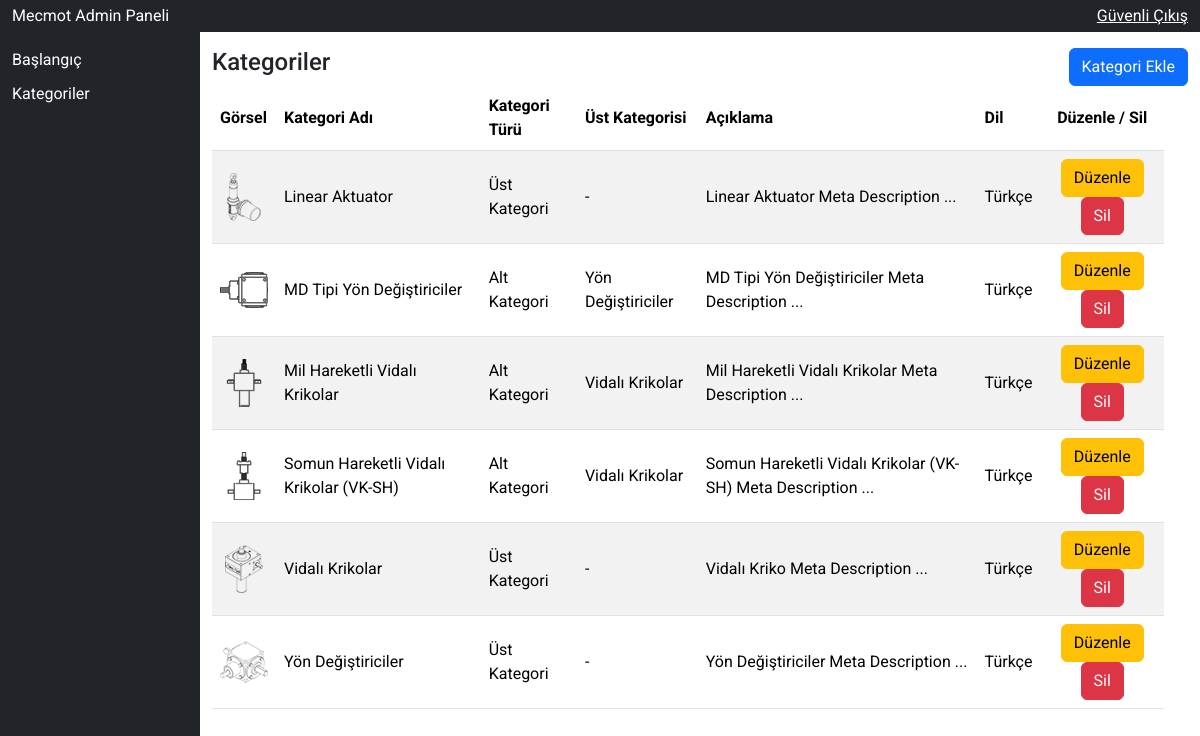
Before: /admin/kategoriler.php (signed in) with the older database file.
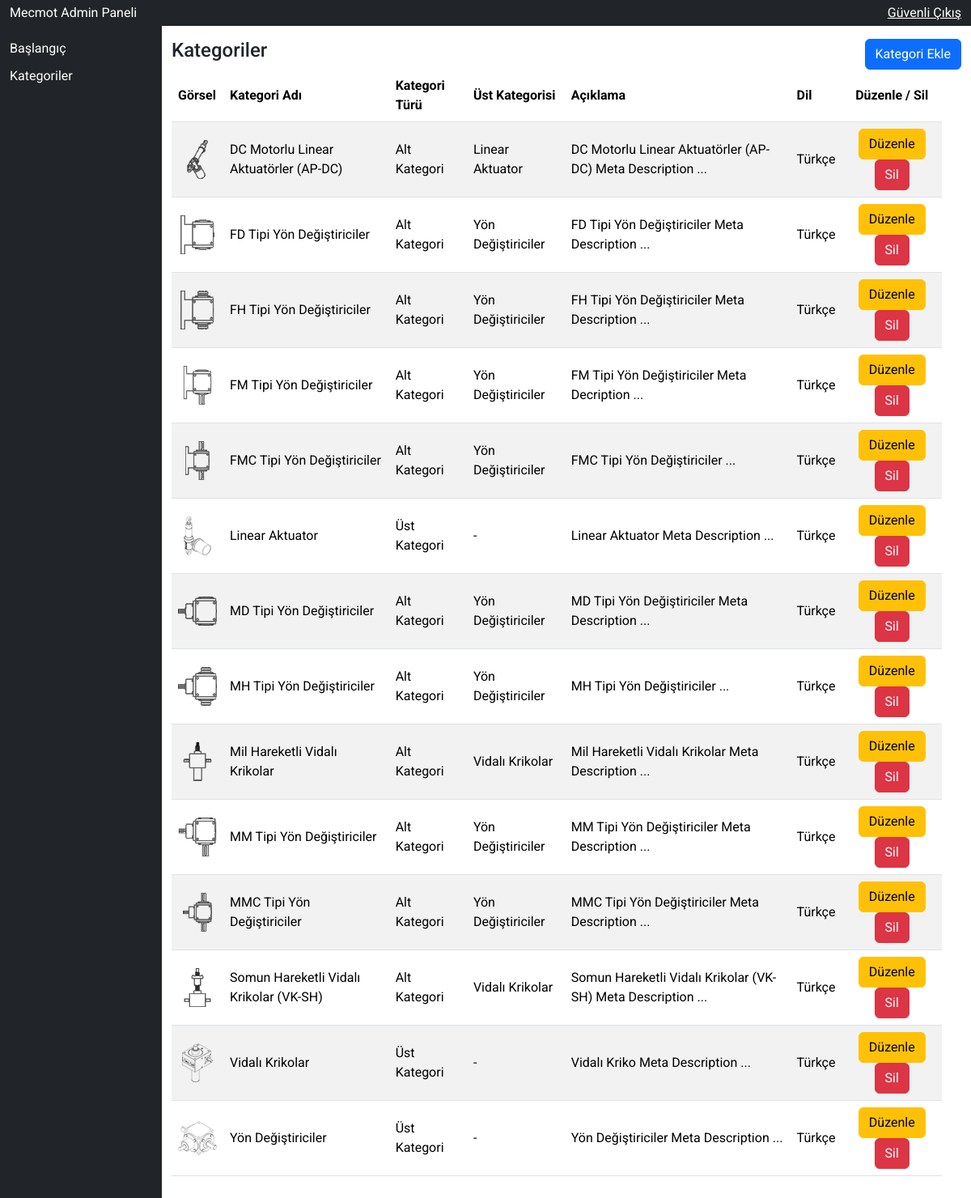
After: the same page with the newer database file.
### tables this page shows
CREATE TABLE IF NOT EXISTS `kategoriler` (
  `id` int NOT NULL AUTO_INCREMENT,
  `katAdi` varchar(50) NOT NULL,
  `katTuru` varchar(50) NOT NULL,
  `ustKat` varchar(100) NOT NULL,
  `aciklama` text NOT NULL,
  `gorsel` varchar(100) NOT NULL,
  `katDili` varchar(25) NOT NULL,
  PRIMARY KEY (`id`)
);

### admin/kategoriler.php (the view, shortened to what this page needs)
<?php
require_once('header.php');
?>
<div class="row">
    <div class="col-md-6">
        <h4>Kategoriler</h4>
    </div>
    <div class="col-md-6 text-end">
        <button type="button" class="btn btn-primary" data-bs-toggle="modal" data-bs-target="#staticBackdrop">
            Kategori Ekle
        </button>
    </div>
    <div class="row">
        <div class="col-12">
            <table class="table table-striped">
                <thead>
                    <tr>
                        <th>Görsel</th>
                        <th>Kategori Adı</th>
                        <th>Kategori Türü</th>
                        <th>Üst Kategorisi</th>
                        <th>Açıklama</th>
                        <th>Dil</th>
                        <th class="text-center">Düzenle / Sil</th>
                    </tr>
                </thead>
                <tbody>
                    <?php
                    $katList = $db->prepare('select * from kategoriler order by katAdi asc');
                    $katList->execute();
                    if ($katList->rowCount()) {
                        foreach ($katList as $katListSatir) {
                    ?>
                            <tr>
                                <td><img src="<?php echo $katListSatir['gorsel']; ?>" style="width: 48px;"></td>
                                <td><?php echo $katListSatir['katAdi']; ?></td>
                                <td><?php echo $katListSatir['katTuru']; ?></td>
                                <td><?php echo $katListSatir['ustKat']; ?></td>
                                <td><?php echo substr($katListSatir['aciklama'], 0, 99); ?> ...</td>
                                <td><?php echo $katListSatir['katDili'] ?></td>
                                <td class="text-center">
                                    <a href="kategoriler.php?updateID=<?php echo $katListSatir['id']; ?>" class="btn btn-warning">Düzenle</a>
                                    <a href="kategoriler.php?deleteID=<?php echo $katListSatir['id']; ?>" class="btn btn-danger">Sil</a>
                                </td>
                            </tr>
                    <?php
                        }
                    }
                    ?>
                </tbody>
            </table>
        </div>
    </div>
</div>
<?php require_once('footer.php'); ?>

### admin/header.php (shortened to what this page needs)
<!DOCTYPE html>
<html lang="tr">
<head>
    <link href="https://cdn.jsdelivr.net/npm/bootstrap@5.3.3/dist/css/bootstrap.min.css" rel="stylesheet">
    <link rel="stylesheet" href="../assets/css/style.css">
</head>
<body>
<section id="panel">
    <div class="container-fluid">
        <div class="row bg-dark py-1">
            <div class="col-2 text-white">
                Mecmot Admin Paneli
            </div>
            <div class="col-10 text-end">
                <a href="logout.php" class="text-white">Güvenli Çıkış</a>
            </div>
        </div>
    </div>
    <div class="container-fluid">
        <div class="row">
            <div class="col-md-2 bg-dark text-white py-3 menuAdmin" style="min-height: 96vh;">
                <a href="dashboard.php" class="menuItem">Başlangıç</a>
                <a href="kategoriler.php" class="menuItem">Kategoriler</a>
            </div>
            <div class="col-md-10 py-3">

### admin/footer.php (shortened to what this page needs)
</div>
</div>
</div>
</section>
</body>
</html>

### assets/css/style.css (style rules this page uses)
* { font-family: "Roboto", sans-serif; }
.menuAdmin { display: flex; flex-direction: column; gap:10px; }
.menuItem { color: #fff; text-decoration: none; }
tr { vertical-align: middle !important; }

Changed rows visible on the page:
added kategoriler: gorsel (picture), katAdi "DC Motorlu Linear Aktuatörler (AP-DC)", katTuru "Alt Kategori", ustKat "Linear Aktuator", aciklama "DC Motorlu Linear Aktuatörler (AP-DC) Meta Description", katDili "Türkçe"
added kategoriler: gorsel (picture), katAdi "FD Tipi Yön Değiştiriciler", katTuru "Alt Kategori", ustKat "Yön Değiştiriciler", aciklama "FD Tipi Yön Değiştiriciler Meta Description", katDili "Türkçe"
added kategoriler: gorsel (picture), katAdi "FH Tipi Yön Değiştiriciler", katTuru "Alt Kategori", ustKat "Yön Değiştiriciler", aciklama "FH Tipi Yön Değiştiriciler Meta Description", katDili "Türkçe"
added kategoriler: gorsel (picture), katAdi "FM Tipi Yön Değiştiriciler", katTuru "Alt Kategori", ustKat "Yön Değiştiriciler", aciklama "FM Tipi Yön Değiştiriciler Meta Decription", katDili "Türkçe"
added kategoriler: gorsel (picture), katAdi "FMC Tipi Yön Değiştiriciler", katTuru "Alt Kategori", ustKat "Yön Değiştiriciler", aciklama "FMC Tipi Yön Değiştiriciler", katDili "Türkçe"
added kategoriler: gorsel (picture), katAdi "MH Tipi Yön Değiştiriciler", katTuru "Alt Kategori", ustKat "Yön Değiştiriciler", aciklama "MH Tipi Yön Değiştiriciler", katDili "Türkçe"
added kategoriler: gorsel (picture), katAdi "MM Tipi Yön Değiştiriciler", katTuru "Alt Kategori", ustKat "Yön Değiştiriciler", aciklama "MM Tipi Yön Değiştiriciler Meta Description", katDili "Türkçe"
added kategoriler: gorsel (picture), katAdi "MMC Tipi Yön Değiştiriciler", katTuru "Alt Kategori", ustKat "Yön Değiştiriciler", aciklama "MMC Tipi Yön Değiştiriciler Meta Description", katDili "Türkçe"
